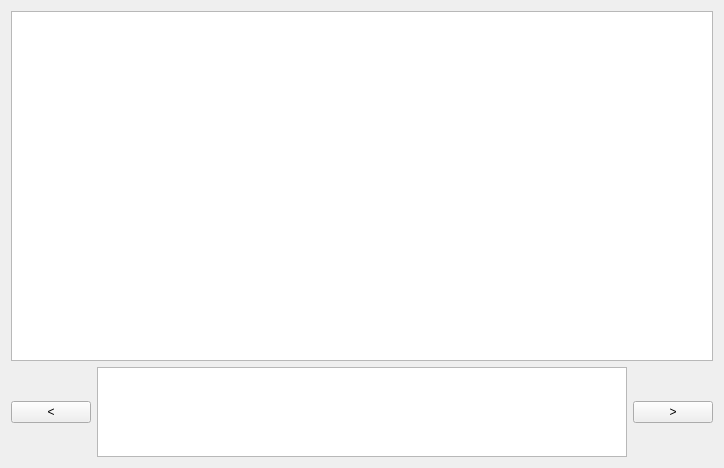
<?xml version="1.0" encoding="UTF-8"?>
<ui version="4.0">
 <class>PhotoAlbumWidget</class>
 <widget class="QWidget" name="PhotoAlbumWidget">
  <property name="geometry">
   <rect>
    <x>0</x>
    <y>0</y>
    <width>724</width>
    <height>468</height>
   </rect>
  </property>
  <property name="windowTitle">
   <string>Form</string>
  </property>
  <layout class="QVBoxLayout" name="verticalLayout">
   <item>
    <widget class="QGraphicsView" name="mpView">
     <property name="minimumSize">
      <size>
       <width>0</width>
       <height>350</height>
      </size>
     </property>
    </widget>
   </item>
   <item>
    <layout class="QHBoxLayout" name="horizontalLayout">
     <item>
      <widget class="QPushButton" name="mpBack">
       <property name="text">
        <string>&lt;</string>
       </property>
      </widget>
     </item>
     <item>
      <widget class="QGraphicsView" name="mpGallery">
       <property name="minimumSize">
        <size>
         <width>500</width>
         <height>0</height>
        </size>
       </property>
      </widget>
     </item>
     <item>
      <widget class="QPushButton" name="mpNext">
       <property name="text">
        <string>&gt;</string>
       </property>
      </widget>
     </item>
    </layout>
   </item>
  </layout>
 </widget>
 <resources/>
 <connections/>
</ui>
